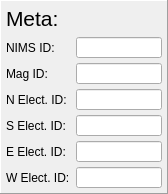
     <widget class="QFrame" name="frame_32">
      <property name="geometry">
       <rect>
        <x>20</x>
        <y>110</y>
        <width>168</width>
        <height>191</height>
       </rect>
      </property>
      <property name="frameShape">
       <enum>QFrame::Panel</enum>
      </property>
      <property name="frameShadow">
       <enum>QFrame::Raised</enum>
      </property>
      <layout class="QVBoxLayout" name="verticalLayout_10">
       <property name="leftMargin">
        <number>5</number>
       </property>
       <property name="topMargin">
        <number>5</number>
       </property>
       <property name="rightMargin">
        <number>5</number>
       </property>
       <property name="bottomMargin">
        <number>5</number>
       </property>
       <item>
        <layout class="QVBoxLayout" name="verticalLayout_9">
         <item>
          <widget class="QLabel" name="label_85">
           <property name="font">
            <font>
             <pointsize>16</pointsize>
             <weight>50</weight>
             <bold>false</bold>
            </font>
           </property>
           <property name="text">
            <string>Meta:</string>
           </property>
          </widget>
         </item>
         <item>
          <layout class="QFormLayout" name="formLayout_5">
           <property name="verticalSpacing">
            <number>5</number>
           </property>
           <item row="0" column="0">
            <widget class="QLabel" name="label_71">
             <property name="text">
              <string>NIMS ID:</string>
             </property>
            </widget>
           </item>
           <item row="0" column="1">
            <widget class="QLineEdit" name="le_nims_id_sr">
             <property name="minimumSize">
              <size>
               <width>50</width>
               <height>21</height>
              </size>
             </property>
             <property name="maximumSize">
              <size>
               <width>16777215</width>
               <height>21</height>
              </size>
             </property>
            </widget>
           </item>
           <item row="1" column="0">
            <widget class="QLabel" name="label_12">
             <property name="text">
              <string>Mag ID:</string>
             </property>
            </widget>
           </item>
           <item row="1" column="1">
            <widget class="QLineEdit" name="le_mag_id_sr">
             <property name="minimumSize">
              <size>
               <width>0</width>
               <height>21</height>
              </size>
             </property>
            </widget>
           </item>
           <item row="2" column="0">
            <widget class="QLabel" name="label_72">
             <property name="text">
              <string>N Elect. ID:</string>
             </property>
            </widget>
           </item>
           <item row="2" column="1">
            <widget class="QLineEdit" name="le_n_electrode_id_sr">
             <property name="minimumSize">
              <size>
               <width>0</width>
               <height>21</height>
              </size>
             </property>
            </widget>
           </item>
           <item row="3" column="0">
            <widget class="QLabel" name="label_73">
             <property name="text">
              <string>S Elect. ID:</string>
             </property>
            </widget>
           </item>
           <item row="3" column="1">
            <widget class="QLineEdit" name="le_s_electrode_id_sr">
             <property name="minimumSize">
              <size>
               <width>0</width>
               <height>21</height>
              </size>
             </property>
            </widget>
           </item>
           <item row="4" column="0">
            <widget class="QLabel" name="label_74">
             <property name="text">
              <string>E Elect. ID:</string>
             </property>
            </widget>
           </item>
           <item row="4" column="1">
            <widget class="QLineEdit" name="le_e_electrode_id_sr">
             <property name="minimumSize">
              <size>
               <width>0</width>
               <height>21</height>
              </size>
             </property>
            </widget>
           </item>
           <item row="5" column="0">
            <widget class="QLabel" name="label_75">
             <property name="text">
              <string>W Elect. ID:</string>
             </property>
            </widget>
           </item>
           <item row="5" column="1">
            <widget class="QLineEdit" name="le_w_electrode_id_sr">
             <property name="minimumSize">
              <size>
               <width>0</width>
               <height>21</height>
              </size>
             </property>
            </widget>
           </item>
          </layout>
         </item>
        </layout>
       </item>
      </layout>
     </widget>
